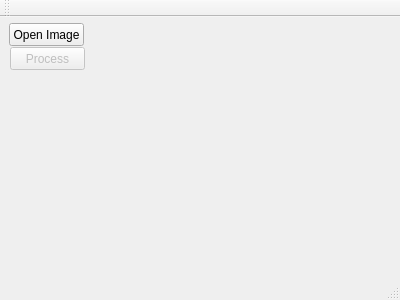
<?xml version="1.0" encoding="UTF-8"?>
<ui version="4.0">
 <class>MainWindow</class>
 <widget class="QMainWindow" name="MainWindow">
  <property name="geometry">
   <rect>
    <x>0</x>
    <y>0</y>
    <width>400</width>
    <height>300</height>
   </rect>
  </property>
  <property name="windowTitle">
   <string>MainWindow</string>
  </property>
  <widget class="QWidget" name="centralWidget">
   <widget class="QLabel" name="label">
    <property name="geometry">
     <rect>
      <x>90</x>
      <y>9</y>
      <width>47</width>
      <height>16</height>
     </rect>
    </property>
    <property name="sizePolicy">
     <sizepolicy hsizetype="Fixed" vsizetype="Fixed">
      <horstretch>0</horstretch>
      <verstretch>0</verstretch>
     </sizepolicy>
    </property>
    <property name="frameShape">
     <enum>QFrame::NoFrame</enum>
    </property>
    <property name="text">
     <string/>
    </property>
   </widget>
   <widget class="QPushButton" name="pushButton">
    <property name="geometry">
     <rect>
      <x>9</x>
      <y>6</y>
      <width>75</width>
      <height>23</height>
     </rect>
    </property>
    <property name="sizePolicy">
     <sizepolicy hsizetype="Fixed" vsizetype="Fixed">
      <horstretch>0</horstretch>
      <verstretch>0</verstretch>
     </sizepolicy>
    </property>
    <property name="text">
     <string>Open Image</string>
    </property>
   </widget>
   <widget class="QPushButton" name="pushButton_2">
    <property name="enabled">
     <bool>false</bool>
    </property>
    <property name="geometry">
     <rect>
      <x>10</x>
      <y>30</y>
      <width>75</width>
      <height>23</height>
     </rect>
    </property>
    <property name="sizePolicy">
     <sizepolicy hsizetype="Fixed" vsizetype="Fixed">
      <horstretch>0</horstretch>
      <verstretch>0</verstretch>
     </sizepolicy>
    </property>
    <property name="text">
     <string>Process</string>
    </property>
   </widget>
  </widget>
  <widget class="QMenuBar" name="menuBar">
   <property name="geometry">
    <rect>
     <x>0</x>
     <y>0</y>
     <width>400</width>
     <height>22</height>
    </rect>
   </property>
  </widget>
  <widget class="QToolBar" name="mainToolBar">
   <attribute name="toolBarArea">
    <enum>TopToolBarArea</enum>
   </attribute>
   <attribute name="toolBarBreak">
    <bool>false</bool>
   </attribute>
  </widget>
  <widget class="QStatusBar" name="statusBar"/>
 </widget>
 <layoutdefault spacing="6" margin="11"/>
 <resources/>
 <connections/>
</ui>
